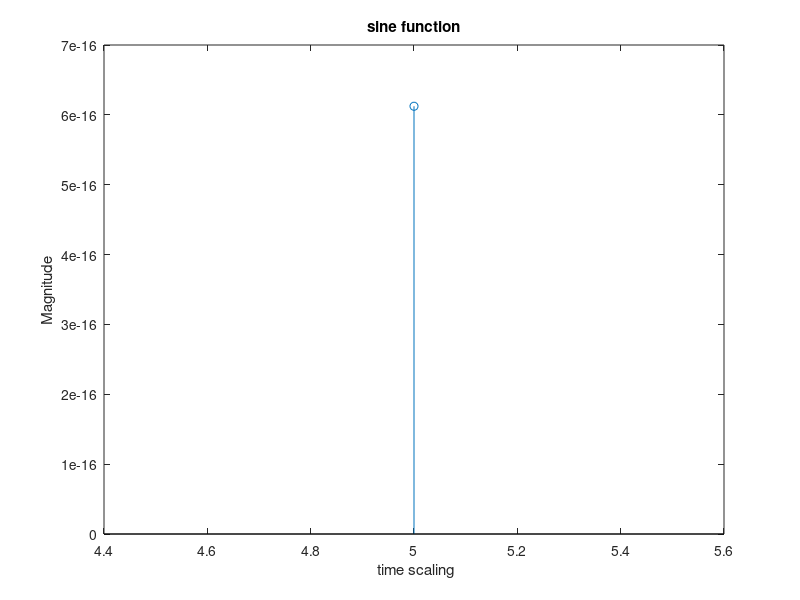

Write the MATLAB code that produced this figure.
%Task 05
%% sine function
L=input('enter lower bound');
U=input('enter upper bound');
n = L:1:U;
f = 0.1;
phase = 0;
A = input('enter amplitude');
arg = 2*pi*f*n - phase;
x = A*sin(arg);
stem(n,x); % Plot the generated sequence
xlabel(' time scaling')
ylabel('Magnitude')
title('sine function')